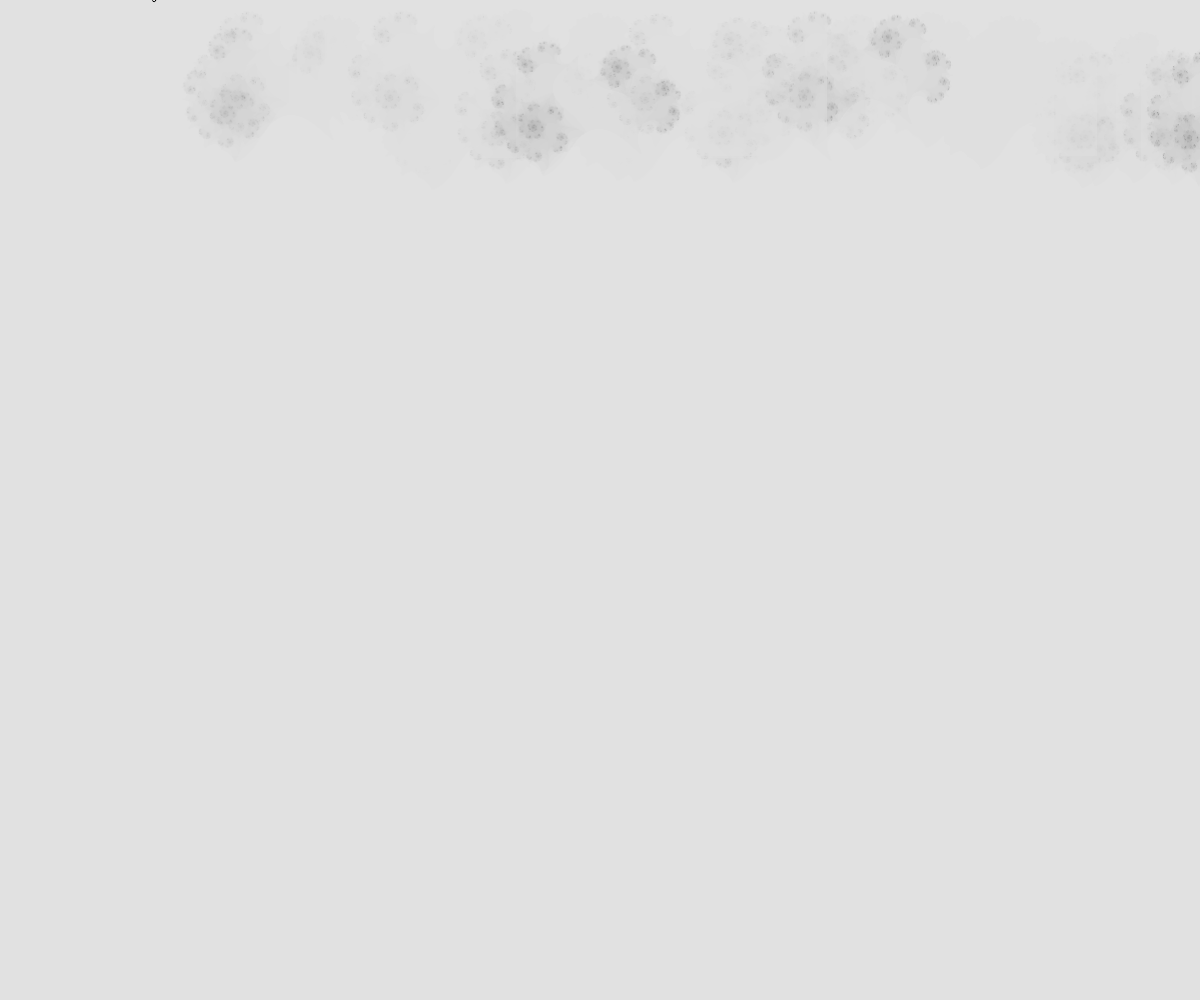
Frame 1 (no input)
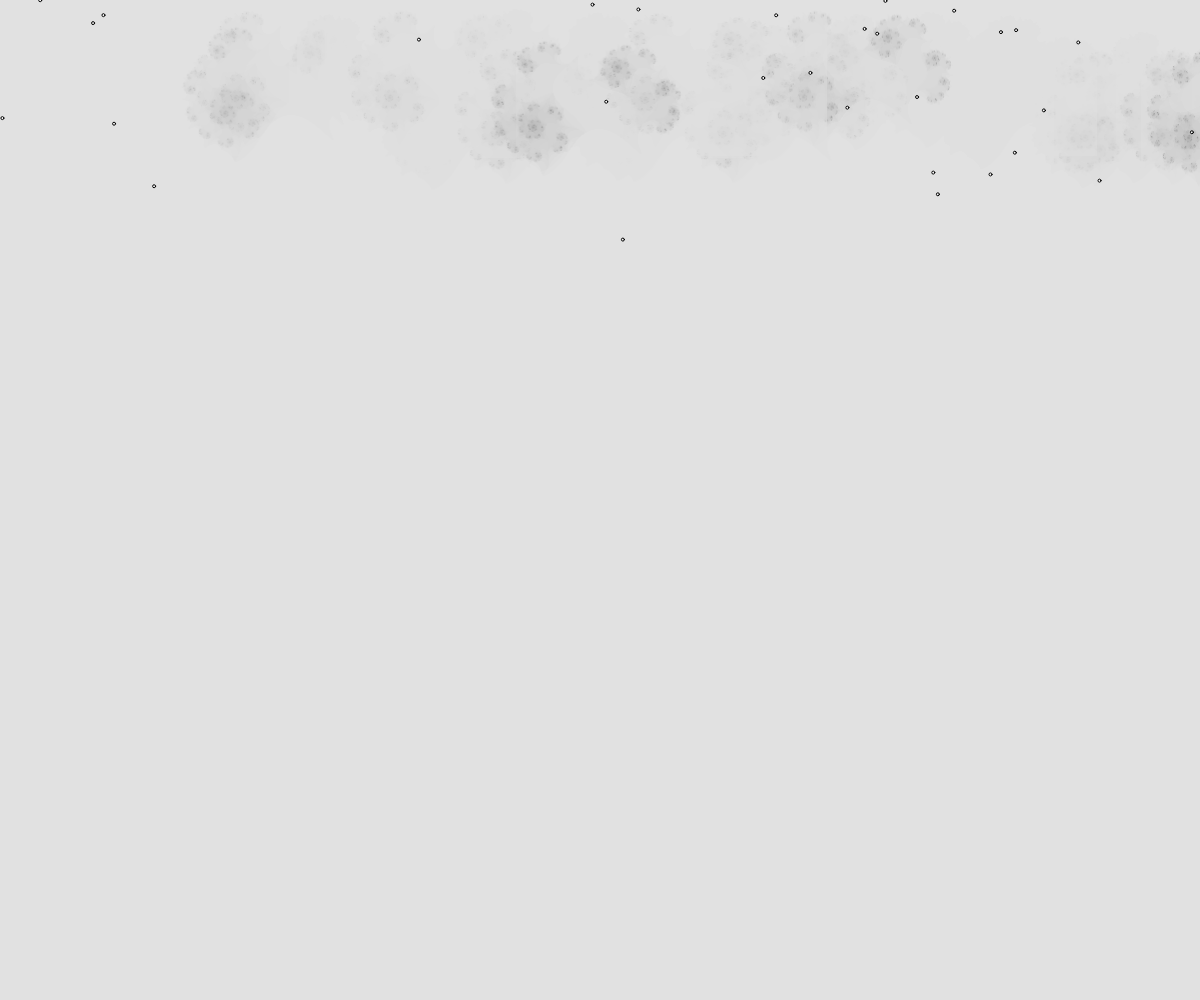
Frame 60 (no input)
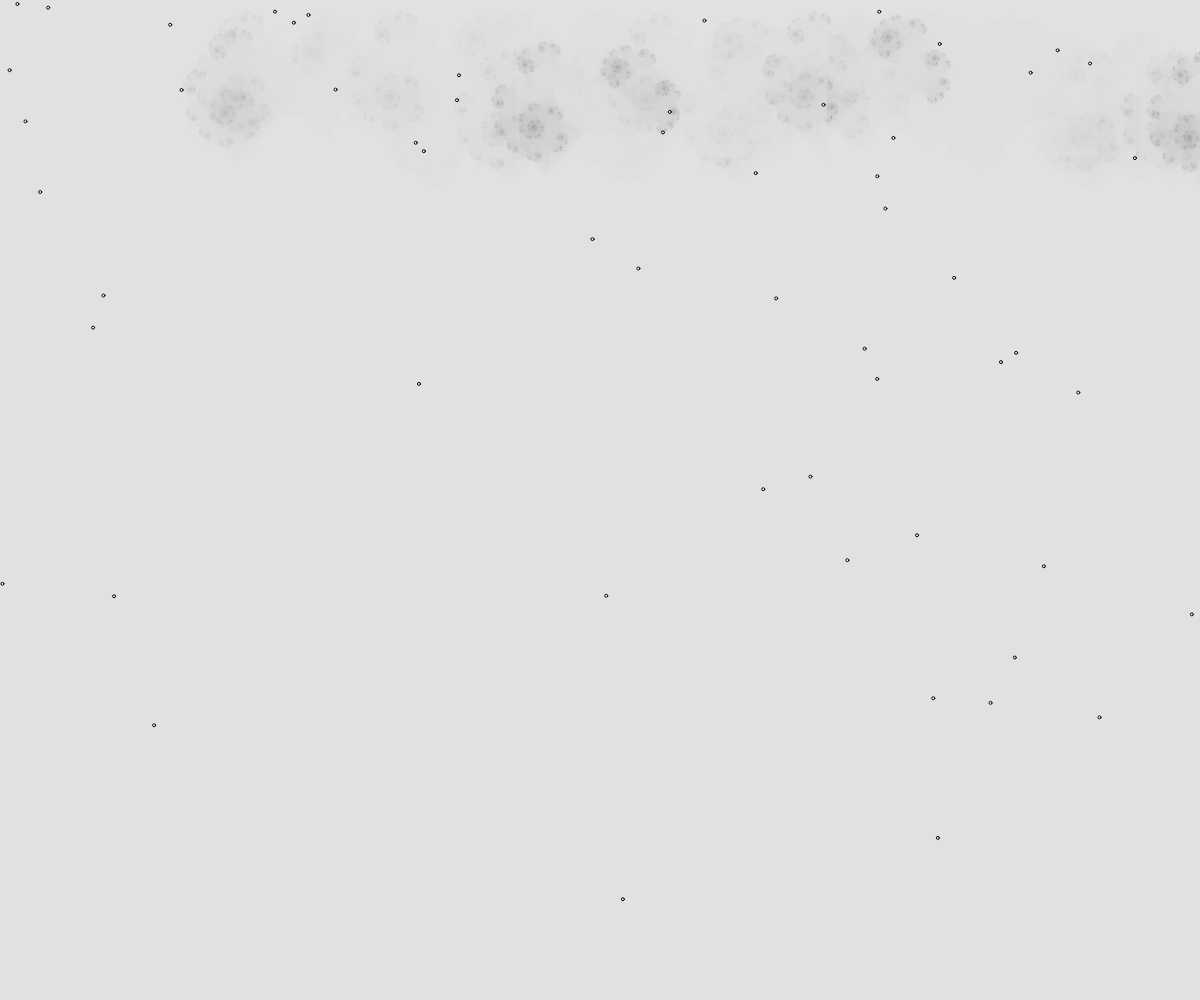
Frame 120 (the mouse pressed at the canvas centre since frame 60)

The p5.js sketch that drew these frames (run headless with seeded random() and noise() and a simulated clock; from frame 60 on, the mouse is pressed at the canvas centre):

// p5.js sketch
// ── sketch.js
var drops,
    cloud, 
    cloudGenerator,
    cloudSize,  
    littleAnarchy;

var w = window.innerWidth, 
    h = window.innerHeight;

function setup() {
    createCanvas(w, h);
    cloudSize = 500;
    randomSeed(93)

    cloud = createImage(cloudSize, cloudSize/2);
    cloud.loadPixels();

    cloudGenerator = new CloudGenerator(cloudSize);
    var c = 0;
    for (var x = 0; x < cloud.width; x++) {
        for (var y = 0; y < cloud.height; y++) {
            c = cloudGenerator.renderPoint(x, y);
            cloud.set(x, y, [c, c, c, 100]); 
        }
    }
    cloud.updatePixels();

    littleAnarchy = [];
    var howCloudy = 30;
    for (var r = 0; r <= howCloudy; r++) {
        littleAnarchy.push([random(0, w), random(-50, -100)]);
    };

    drops = [];
}

function draw() {
    background(225);
    for (var a = littleAnarchy.length - 1; a >= 0; a--) {
        image(cloud, littleAnarchy[a][0], littleAnarchy[a][1]);
    };
    if (randomGaussian(0, 3) > 0 ){
        drops.push(new Drop());
    }

    for (var i = 0; i < drops.length; i++){
        drops[i].update();
        drops[i].display();
        if (drops[i].pos.y > h){
            drops.splice(i, 1);
        }
    }
}

// ── cloud.js
// Merci Gaston


var CloudGenerator = function(cloudSize){

    // c = x + iy in the complex plan
    c = createVector(0.45, 0.1428);

    this.renderPoint = function(i, j){
        var z, n, r, i, j;
        n = 255;
        z = createVector(i, j);
        r = 2;

        z = scale(z, 0, cloudSize, -2, 2);
        while (abs(z) < r && n > 0){
            z = f(z, c);
            n = n-5;
        }
        if (n < 225){
            return n;
        }
        else{
            return 225;
        }
    };

    scale = function(t, a, b, c, d){
        // t = [x, y]
        // f: x ∈ [a, b] → y ∈ [c, d]
        var x = t.x * (d-c)/(b-a) + (b*c - a*d)/(b-a),
            y = t.y * (d-c)/(b-a) + (b*c - a*d)/(b-a);
        return createVector(x, y);
    }

    abs = function(z){
        var x = z.x,
            y = z.y;
        return Math.sqrt((x - y)*(x - y));
    }

    f = function(z, c){
        var x = z.x,
            y = z.y;
        return createVector(x*x - y*y + c.x, 2*x*y+c.y);
    }
};

// ── drop.js

var Drop = function() {
    var slowdown = 100,
        g = 9.8/slowdown,
        speed = 5/random(1, 50);

    this.pos = createVector(random(0, width), 0);
    this.velocity = createVector(0, speed);
    this.acceleration = createVector(0, g);

    this.update = function (){
        this.velocity.add(this.acceleration);
        this.pos.add(this.velocity);
    };

    this.display = function() {
        fill(250, 250, 250);
        ellipse(this.pos.x, this.pos.y, 3, 3);
    };

};
